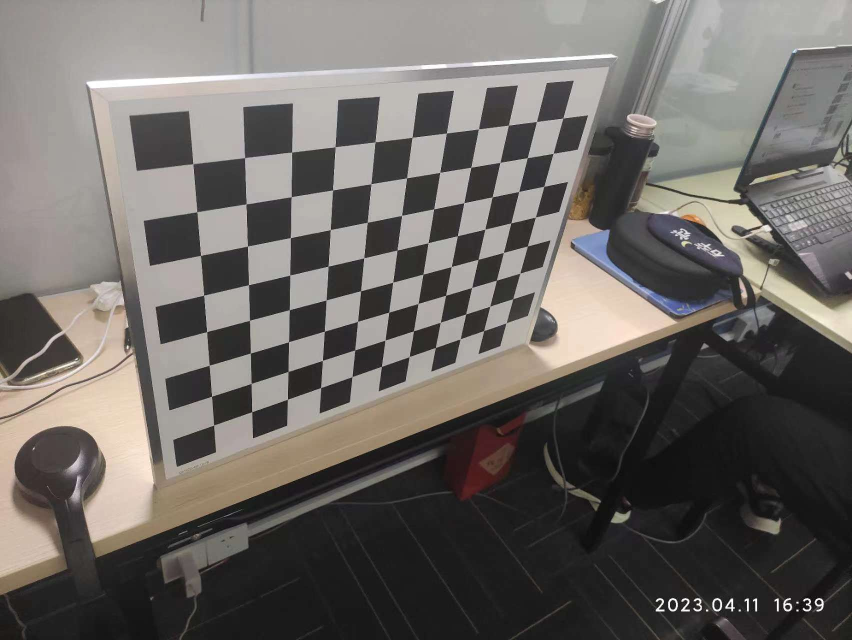
#> input picture calibration_plate/original/IMG_0.jpg, 1704 x 1280 px, given as the content of the folder ./calibration_plate/resize/, which was not available (shown at 1/2 size)
$ python camera_calibration.py
#> lines starting #> are read from the running program, lines starting #| are printed output that depends on the picture; after the words box and inside, x2 and y2 are one past the last pixel; in counts of white or black regions, pixels touching at a corner belong together; pictures that were not available may be replaced by others from this repository, and a replacement may not be noted
"""_通过张正友标定法获取相机参数_
"""
# 导包
import os
import cv2
import numpy as np


# 图片在文件夹的位置
file_in = './calibration_plate/original/'   # 原始图片存放位置
file_mid = './calibration_plate/resize/'   # 更改大小图片存放位置
file_out = './calibration_plate/final/'   # 最后图片的保存位置


# 棋盘格模板规格,只算内角点个数,不算最外面的一圈点
width = 11
height = 8


def ResizeImage(filein, fileout, width, height):
    """_调整图片大小,防止图片过大引起崩溃_

    Args:
        filein (_string_): _输入图片的文件夹路径_
        fileout (_string_): _输出图片的文件夹路径_
        width (_int_): _输出图片宽度_
        height (_int_): _输出图片高度_
    """
    allImages = os.listdir(filein)
    for fname in allImages:
        image = cv2.imread(file_in + fname)
        out = cv2.resize(image, (width, height))
        cv2.imwrite(file_mid + fname, out)


# 更改图片尺寸
resize_width = 1704
resize_height = 1280
# ResizeImage(file_in, file_mid, resize_width, resize_height)


# 寻找棋盘格角点
world_point = np.zeros((width * height, 3), np.float32)   # 初始化一个大小为width*height*3的0矩阵
world_point[:, :2] = np.mgrid[0:width, 0:height].T.reshape(-1, 2)   # 将世界坐标系建在标定板上，所有点的Z坐标全部为0，所以只需要赋值x和y
world_points = []  # 世界坐标系中的三维点
image_points = []  # 图像平面的二维点

"""
角点精准化迭代过程的终止条件:
第一项:表示迭代次数达到最大次数时停止迭代;
第二项:表示角点位置变化的最小值已经达到最小时停止迭代;
第三项和第四项：表示设置寻找亚像素角点的参数,2
采用的停止准则是最大循环次数30和最大误差容限0.001
"""
criteria = (cv2.TERM_CRITERIA_EPS + cv2.TERM_CRITERIA_MAX_ITER,
            30, 0.001)


images = os.listdir(file_mid)   # 读入图像序列
index = 0

for fname in images:
    image = cv2.imread(file_mid + '/' + fname)
#> image is the input picture: shape (1280, 1704, 3); mean B, G, R 100.3, 104, 108.1
    gray = cv2.cvtColor(image, cv2.COLOR_BGR2GRAY)   # RGB转灰度
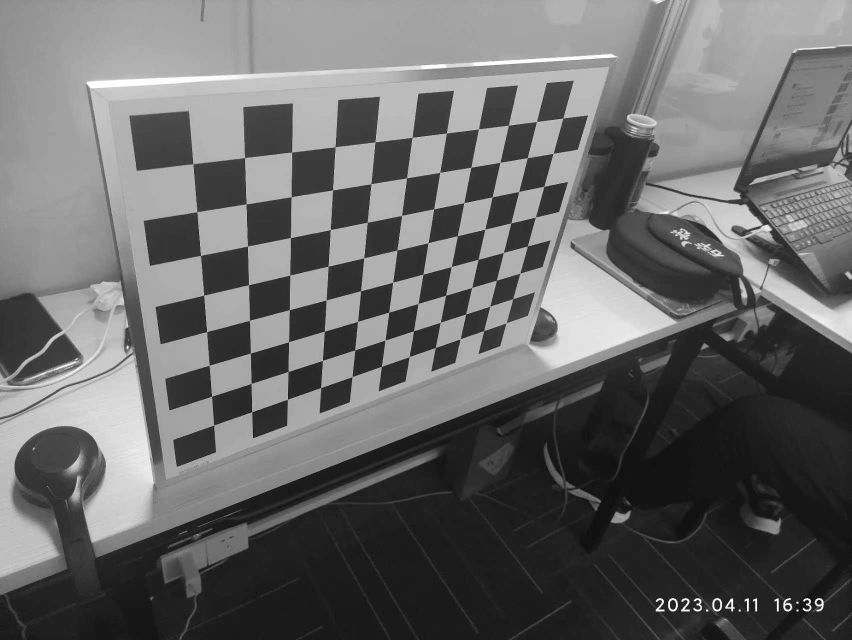
#> gray: shape (1280, 1704) (shown at 1/2 size); min 0, max 255, mean 104.8
    # 寻找棋盘格角点,存放角点于corners中
    # 如果找到足够点对,将其存储起来,ret为非零值
    ret, corners = cv2.findChessboardCorners(gray, (width, height), None)
#> ret = True; corners = 88 rows, first 8: [386.3, 327.9], [489.5, 315.8], [583.7, 304.4], [670.1, 293.8], [750.3, 284], [824.3, 275.5], [893.6, 266.3], [957.3, 258.4]
    # 检测到角点后,进行亚像素级别角点检测,更新角点
    if ret == True:
        index += 1
        # 输入图像gray;角点初始坐标corners;搜索窗口为2*winsize+1;表示窗口的最小(-1.-1)表示忽略;求角点的迭代终止条件
        cv2.cornerSubPix(gray, corners, (11, 11), (-1, -1), criteria)
        world_points.append(world_point)   # 空间坐标
        image_points.append(corners)  # 角点坐标即图像坐标
        # 角点显示
        cv2.drawChessboardCorners(image, (width, height), corners, ret)
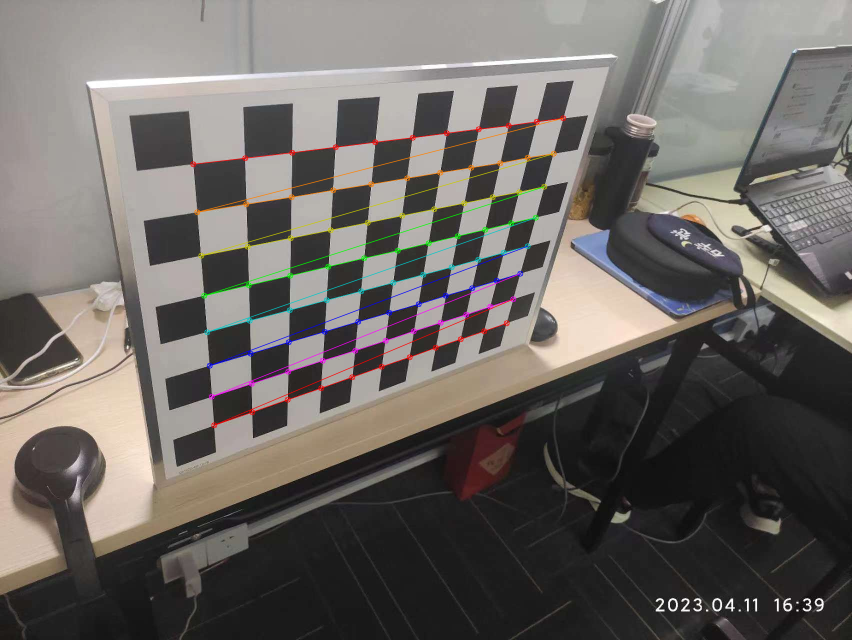
#> image: shape (1280, 1704, 3) (shown at 1/2 size); 1.67% of pixels changed, all inside (x1, y1, x2, y2) = (380, 230, 1133, 857)
        cv2.imshow('角点显示', image)
        cv2.imwrite(file_out + '/Corners_' + str(index) + '.jpg', image)
        cv2.waitKey(10)

cv2.destroyAllWindows()


"""
求解参数
输入:世界坐标系里的位置;像素坐标;图像的像素尺寸大小;
输出:
    ret: 重投影误差;
    mtx:内参矩阵;
    dist:畸变系数;
    rvecs:旋转向量 (外参数);
    tvecs:平移向量 (外参数);
"""
ret, mtx, dist, rvecs, tvecs = cv2.calibrateCamera(
    world_points, image_points, gray.shape[::-1], None, None)
#> ret = 0.23; mtx = [[1326.7, 0, 866.3], [0, 1284, 691.3], [0, 0, 1]]; dist = [[0.114, -0.527, 0.000805, 0.000716, 1.27]]; rvecs = ([0.682, -0.677, -0.0789],); tvecs = ([-4.4, -3.44, 12.29],)


"""
优化内参数和畸变系数
使用相机内参mtx和畸变系数dist,并使用cv2.getOptimalNewCameraMatrix()去除畸变矫正后图像四周黑色的区域
通过设定自由自由比例因子alpha:
    当alpha设为0的时候,将会返回一个剪裁过的将去畸变后不想要的像素去掉的内参数和畸变系数;
    当alpha设为1的时候,将会返回一系个包含额外黑色像素点的内参数和畸变数,并返回一个ROI用于将其剪裁掉。
"""
newcameramtx, roi = cv2.getOptimalNewCameraMatrix(
    mtx, dist, (resize_width, resize_height), 0, (resize_width, resize_height))
#> newcameramtx = [[1524.2, 0, 859], [0, 1457.6, 677.5], [0, 0, 1]]; roi = (0, 0, 1703, 1279)
print("ret(重投影误差):", ret,
        "\n\nmtx(内参矩阵):\n", mtx,
        "\n\ndist(畸变参数):\n", dist,  # 5个畸变参数,(k_1,k_2,p_1,p_2,k_3)
        "\n\nrvecs(旋转向量):\n", rvecs,
        "\n\ntvecs(平移向量):\n", tvecs
        )
#> (printed output is left out)

# 保存相机参数(内参矩阵、畸变参数、旋转向量、平移向量)
np.savez('./camera_parameters/IMX686.npz', mtx=mtx, dist=dist,
         rvecs=rvecs, tvecs=tvecs)  # 分别使用mtx,dist,rvecs,tvecs命名数组

$ run again, on calibration_plate/original/IMG_2.jpg
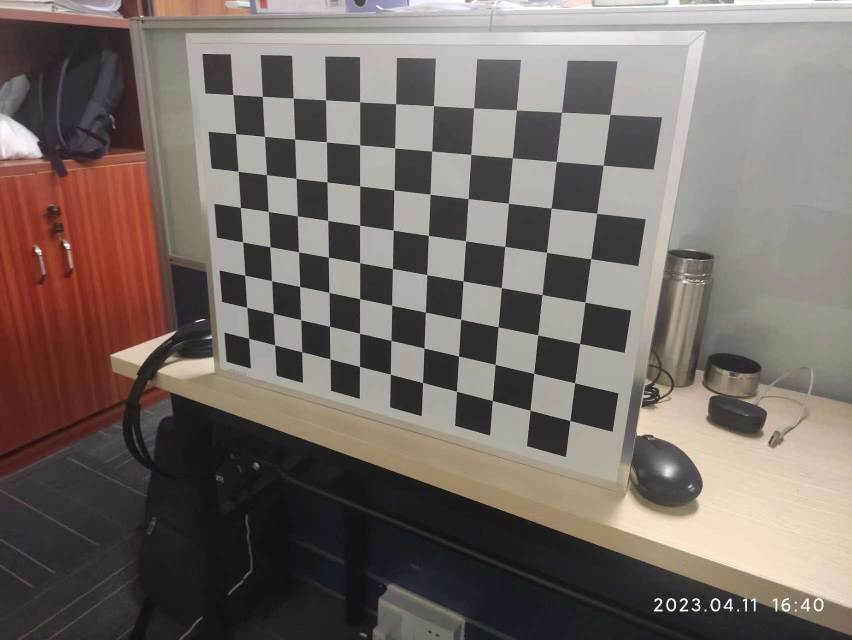
#> input picture calibration_plate/original/IMG_2.jpg, 1704 x 1280 px, given as the content of the folder ./calibration_plate/resize/, which was not available (shown at 1/2 size)
#> image is the input picture: shape (1280, 1704, 3); mean B, G, R 102.4, 108, 118
#> `gray = cv2.cvtColor(image, cv2.COLOR_BGR2GRAY)`:
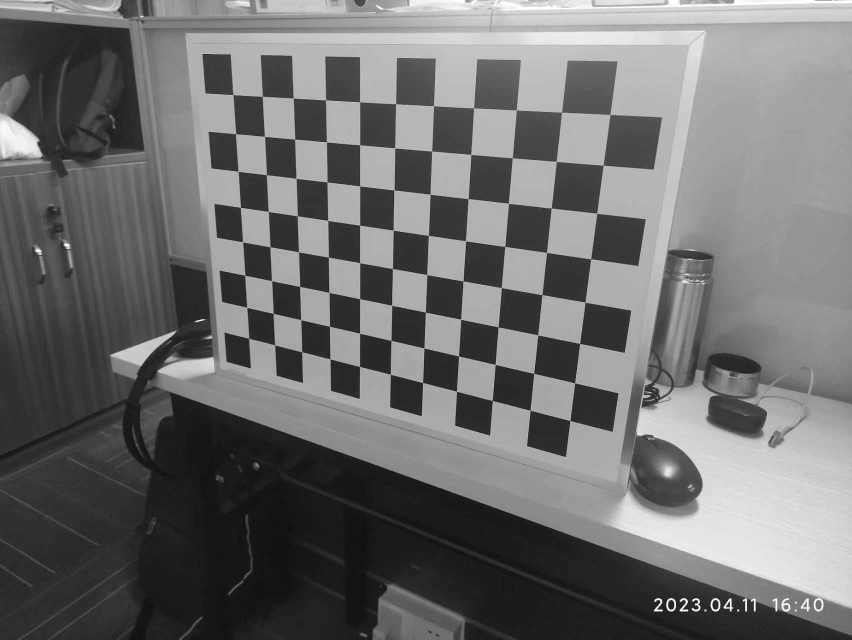
#> gray: shape (1280, 1704) (shown at 1/2 size); min 0, max 255, mean 110.3
#> `ret, corners = cv2.findChessboardCorners(gray, (width, height), None)`: ret = True; corners = 88 rows, first 8: [466.1, 189.8], [524.8, 193], [586.6, 196.8], [651.5, 200.2], [719.5, 204.4], [791.5, 208], [867.3, 212.2], [947.9, 216]
#> `cv2.drawChessboardCorners(image, (width, height), corners, ret)`:
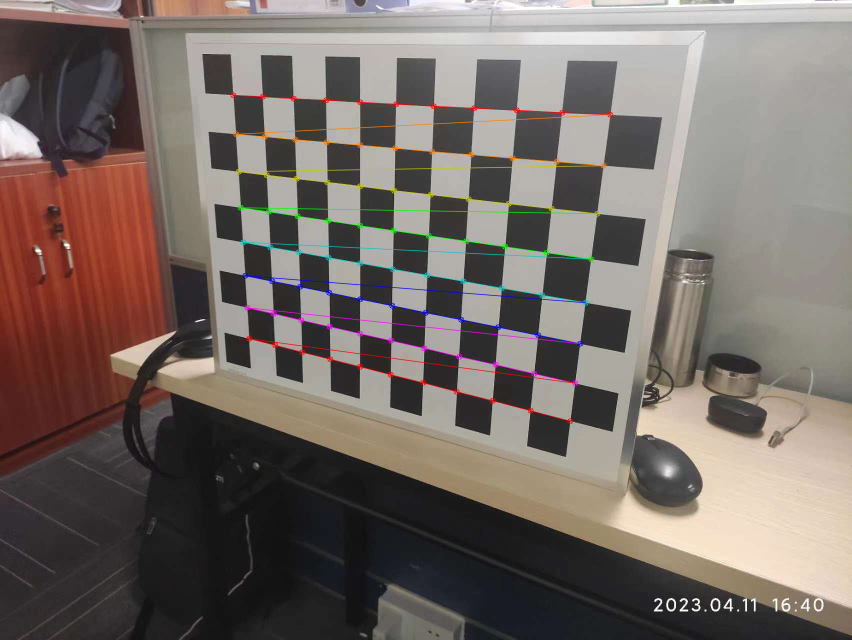
#> image: shape (1280, 1704, 3) (shown at 1/2 size); 1.75% of pixels changed, all inside (x1, y1, x2, y2) = (460, 184, 1227, 849)
#> `ret, mtx, dist, rvecs, tvecs = cv2.calibrateCamera( world_points, imag..`: ret = 0.158; mtx = [[1316.7, 0, 856.3], [0, 1301, 665.7], [0, 0, 1]]; dist = [[0.0873, -0.313, 5.85e-06, 0.000219, 0.641]]; rvecs = ([0.339, 0.477, 0.124],); tvecs = ([-5.17, -6.38, 17.63],)
#> newcameramtx = [[1415.7, 0, 855.6], [0, 1394, 662.8], [0, 0, 1]]; roi = (0, 0, 1703, 1279)
#> (printed output is left out)

$ run again, on calibration_plate/original/IMG_3.jpg
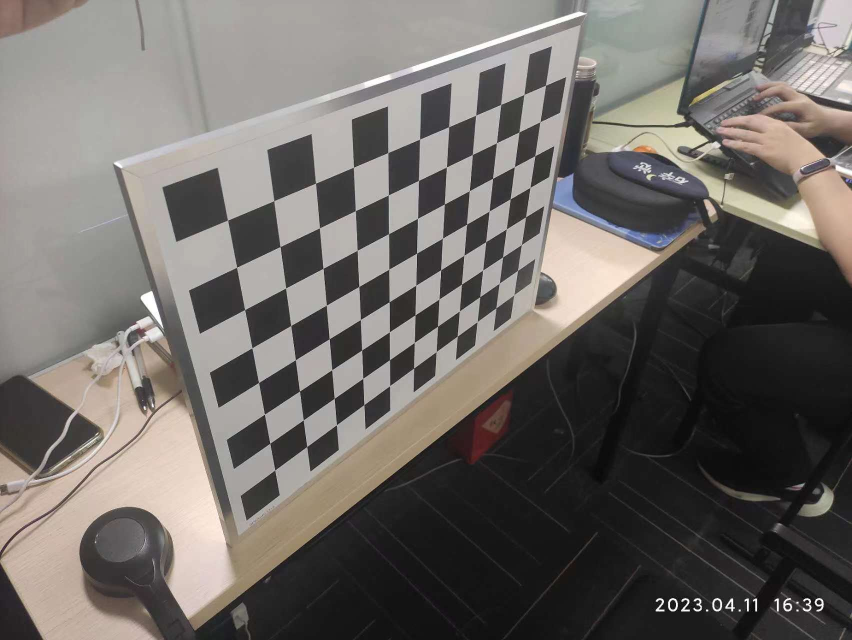
#> input picture calibration_plate/original/IMG_3.jpg, 1704 x 1280 px, given as the content of the folder ./calibration_plate/resize/, which was not available (shown at 1/2 size)
#> image is the input picture: shape (1280, 1704, 3); mean B, G, R 102.7, 106.6, 111
#> `gray = cv2.cvtColor(image, cv2.COLOR_BGR2GRAY)`:
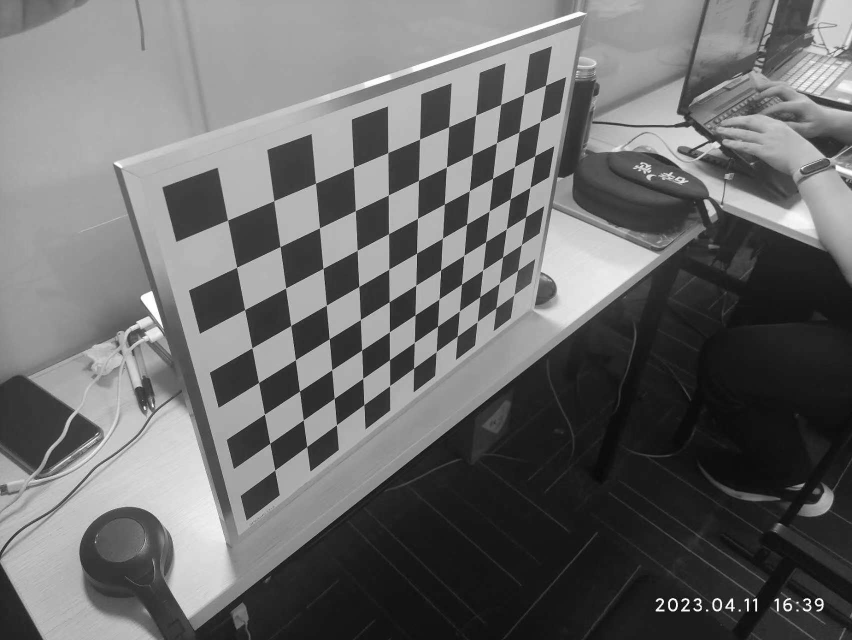
#> gray: shape (1280, 1704) (shown at 1/2 size); min 0, max 255, mean 107.5
#> `ret, corners = cv2.findChessboardCorners(gray, (width, height), None)`: ret = True; corners = 88 rows, first 8: [455.6, 441.1], [548, 401.7], [631.4, 367], [707, 335.5], [776.5, 305.4], [839.5, 278.9], [898, 253.9], [952, 230.5]
#> `cv2.drawChessboardCorners(image, (width, height), corners, ret)`:
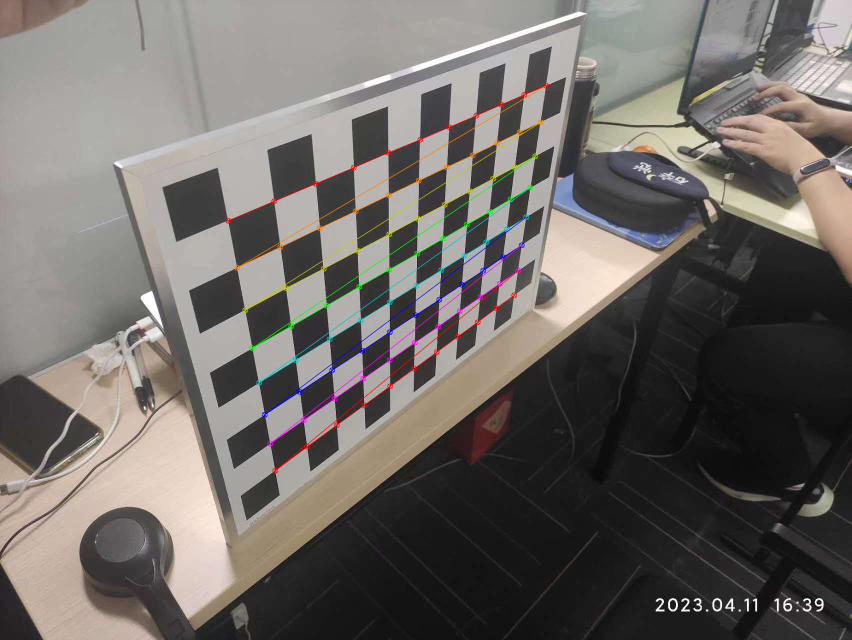
#> image: shape (1280, 1704, 3) (shown at 1/2 size); 1.45% of pixels changed, all inside (x1, y1, x2, y2) = (450, 165, 1099, 948)
#> `ret, mtx, dist, rvecs, tvecs = cv2.calibrateCamera( world_points, imag..`: ret = 0.173; mtx = [[1297.8, 0, 873.8], [0, 1277.5, 654.9], [0, 0, 1]]; dist = [[0.115, -0.678, -0.00131, 0.00272, 1.88]]; rvecs = ([0.663, -0.84, -0.26],); tvecs = ([-3.63, -1.89, 11.33],)
#> newcameramtx = [[1616.8, 0, 850.6], [0, 1611.6, 642.8], [0, 0, 1]]; roi = (0, 0, 1703, 1279)
#> (printed output is left out)

$ run again, on calibration_plate/original/IMG_4.jpg
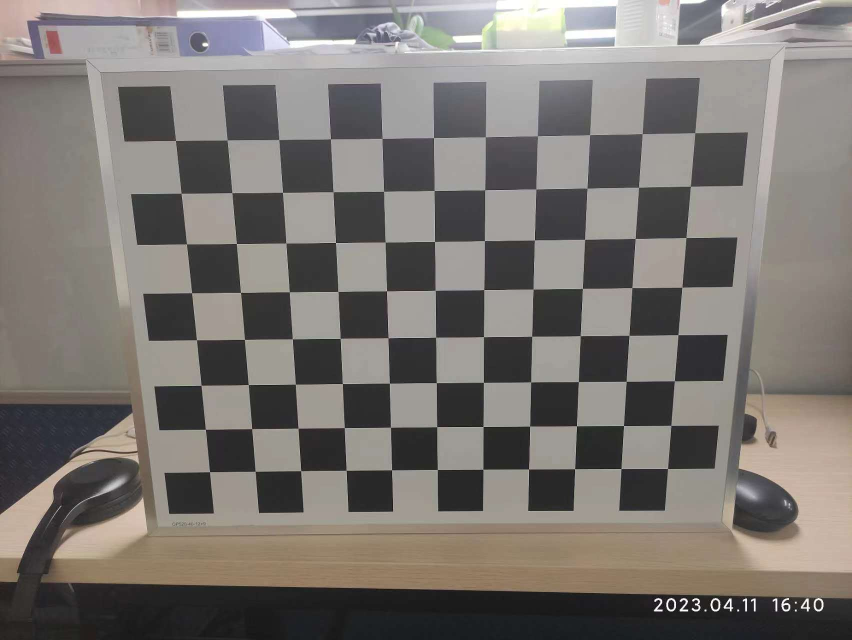
#> input picture calibration_plate/original/IMG_4.jpg, 1704 x 1280 px, given as the content of the folder ./calibration_plate/resize/, which was not available (shown at 1/2 size)
#> image is the input picture: shape (1280, 1704, 3); mean B, G, R 113.5, 117.7, 122.6
#> `gray = cv2.cvtColor(image, cv2.COLOR_BGR2GRAY)`:
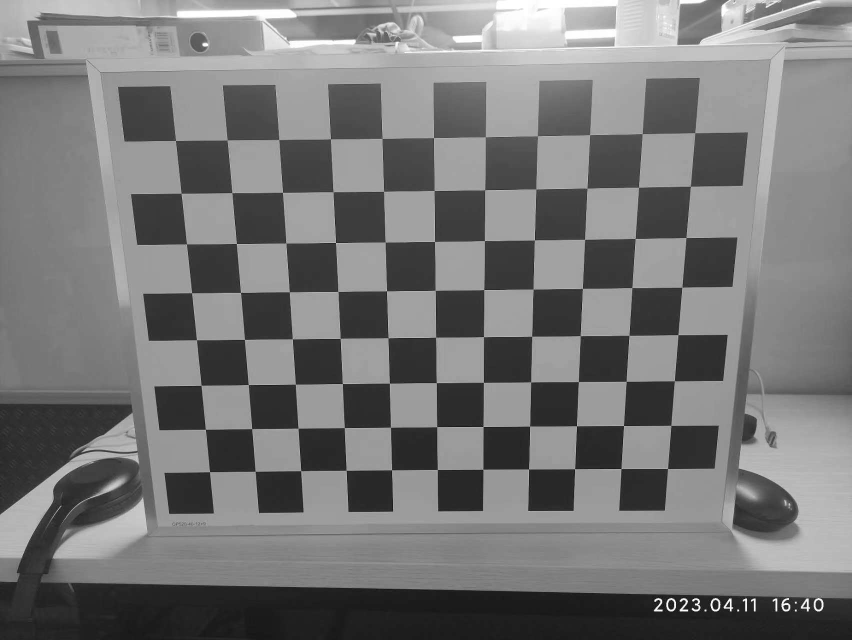
#> gray: shape (1280, 1704) (shown at 1/2 size); min 0, max 255, mean 118.6
#> `ret, corners = cv2.findChessboardCorners(gray, (width, height), None)`: ret = True; corners = 88 rows, first 8: [351.5, 281.4], [454.4, 280.7], [558.2, 279.4], [660.9, 277.9], [764.7, 277.1], [867.4, 275.6], [970.8, 274.3], [1075, 271.9]
#> `cv2.drawChessboardCorners(image, (width, height), corners, ret)`:
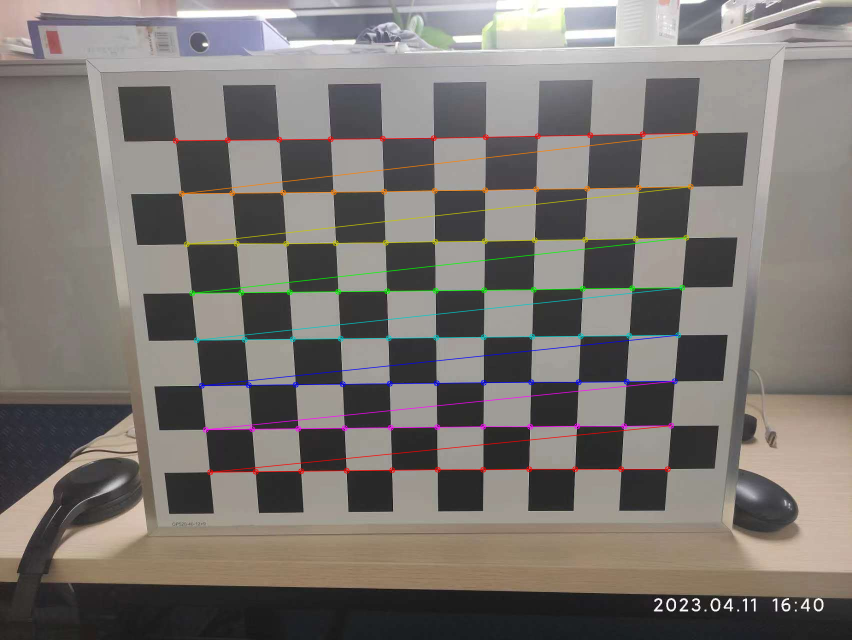
#> image: shape (1280, 1704, 3) (shown at 1/2 size); 2.33% of pixels changed, all inside (x1, y1, x2, y2) = (345, 260, 1397, 951)
#> `ret, mtx, dist, rvecs, tvecs = cv2.calibrateCamera( world_points, imag..`: ret = 0.24; mtx = [[1462.1, 0, 847.6], [0, 1482.6, 618.1], [0, 0, 1]]; dist = [[0.0809, -0.0986, -0.00134, -0.000295, -0.41]]; rvecs = ([0.271, 0.0155, -0.0132],); tvecs = ([-4.81, -3.21, 14.3],)
#> newcameramtx = [[1462.1, 0, 846.8], [0, 1495.9, 617], [0, 0, 1]]; roi = (0, 0, 1703, 1279)
#> (printed output is left out)
